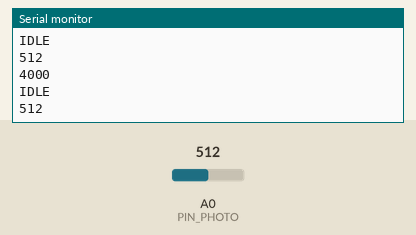
Recording of a sketch running on a simulated Arduino Uno, built with avr-gcc and run on an emulated ATmega328P. Parts: the last lines printed to the serial monitor. The test bench sets the inputs (shaded band); at power-on: A0 (PIN_PHOTO) = 512.

Above: at 1.8 s.
1.9 s: A0 (PIN_PHOTO) set to 716
At 2.31 s:
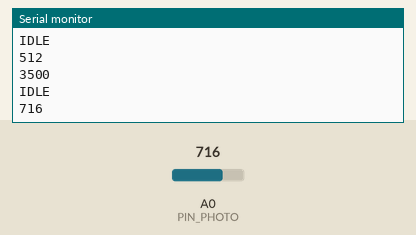
3.4 s: A0 (PIN_PHOTO) set to 900
At 3.82 s:
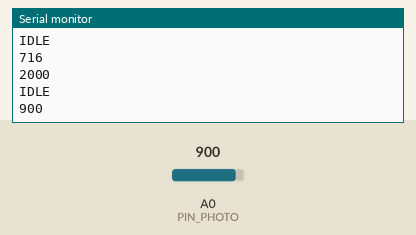
6.4 s: A0 (PIN_PHOTO) set to 511
At 6.82 s:
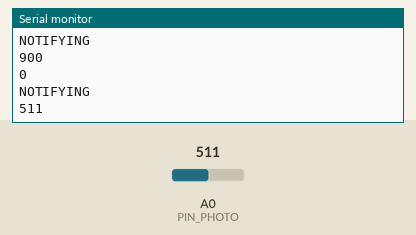
Timing chart, 0 to 9.4 s (numbered marks = the images above; inputs shaded):
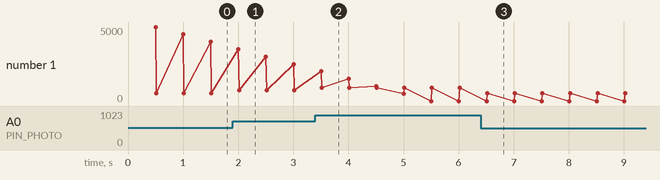

Measured:
- after the input at 1.9 s, the serial monitor: prints a new line after 0.11 s (image 1)
- after the input at 3.4 s, the serial monitor: prints a new line after 0.12 s (image 2)
- after the input at 6.4 s, the serial monitor: prints a new line after 0.12 s (image 3)
- plotted number 1: 512 → 716 after the input at 1.9 s, 716 → 900 after the input at 3.4 s, 900 → 511 after the input at 6.4 s

The sketch:

drink.ino
```cpp
#define PIN_PHOTO A0
#define PIN_BUZZ  9

#define PIN_A 4
#define PIN_B 5
#define PIN_C 8
#define PIN_D 7
#define PIN_E 6
#define PIN_F 3
#define PIN_G 2

void write_digit(int i) {
  int mask = 0x00;
    switch(i) {
        case 0:
        mask = 0x3F;
        break;
        case 1:
        mask = 0x06;
        break;
        case 2:
        // abdeg
        mask = 0x5B;
        break;
        case 3:
        mask = 0x4F;
        break;
        case 4:
        // abfg
        mask = 0x66;
        break;
        case 5:
        // acdfg
        mask = 0x6D;
        break;
        case 6:
        // cdefg
        mask = 0x7C;
        break;
        case 7:
        mask = 0x07;
        break;
        case 8:
        mask = 0x7F;
        break;
        case 9:
        mask = 0x67;
        break;
        default:
        mask = 0x00;
      }
      if (mask & 0x01) {
        digitalWrite(PIN_A, 1);
      } else {
        digitalWrite(PIN_A, 0);
      }
      if (mask & 0x02) {
        digitalWrite(PIN_B, 1);
      } else {
        digitalWrite(PIN_B, 0);
      }
      if (mask & 0x04){
        digitalWrite(PIN_C, 1);
      } else  {
        digitalWrite(PIN_C, 0);
      }
      if (mask & 0x08) {
        digitalWrite(PIN_D, 1);
      } else {
        digitalWrite(PIN_D, 0);
      }
      if (mask & 0x10) {
        digitalWrite(PIN_E, 1);
      } else {
        digitalWrite(PIN_E, 0);
      }
      if (mask & 0x20) {
        digitalWrite(PIN_F, 1);
      } else {
        digitalWrite(PIN_F, 0);
      }
      if (mask & 0x40) {
        digitalWrite(PIN_G, 1);
      } else {
        digitalWrite(PIN_G, 0);
      }
  }

void setup() {
  write_digit(0);
  Serial.begin(9600);
}
enum state_t {IDLE, NOTIFYING, DRINKING};

#define DRINK_PERIOD_MS 5000
#define REFRESH_PERIOD_MS 500
#define THRESHOLD 512
int32_t wait_ms = DRINK_PERIOD_MS;
int drinks = 0;
int value;
state_t state = IDLE;

void loop() {
  delay(REFRESH_PERIOD_MS);
  Serial.println(wait_ms);
  switch (state) {
    case IDLE:
      Serial.println("IDLE");
      if (wait_ms <= 0) {
        digitalWrite(PIN_BUZZ, 255);
        state = NOTIFYING;
      } else {
        wait_ms -= REFRESH_PERIOD_MS;
      }
      break;
    case NOTIFYING:
      Serial.println("NOTIFYING");
      value = analogRead(PIN_PHOTO);
      if (value < THRESHOLD) {
        digitalWrite(PIN_BUZZ, 0);
        state = DRINKING;
      }
      break;
    case DRINKING:
      Serial.println("DRINKING");
      value = analogRead(PIN_PHOTO);
      if (value > THRESHOLD) {
        digitalWrite(PIN_BUZZ, 0);
        drinks += 1;
        drinks %= 10;
        write_digit(drinks);
        state = IDLE;
        wait_ms = DRINK_PERIOD_MS;
      }
      break;
  }
  Serial.println(analogRead(PIN_PHOTO));
}
```
